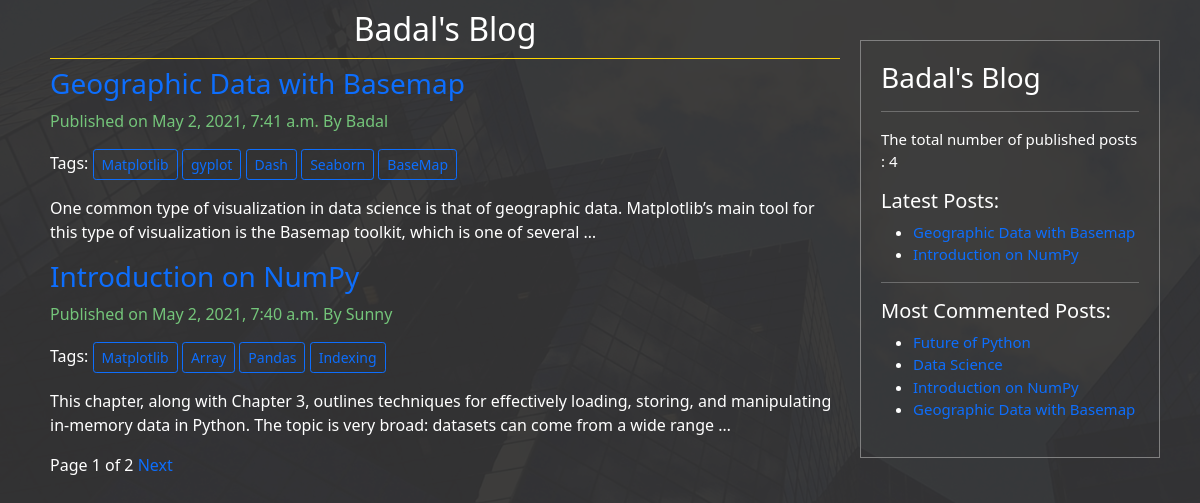
The page / on the database its author committed.
### testApp/models.py (models this page shows, shortened)
class Post(models.Model):
    STATUS_CHOICES = (('drfat','Draft'),('published','Published'))
    title = models.CharField(max_length=256)
    slug = models.SlugField(max_length=256, unique_for_date='publish')
    author = models.ForeignKey(User, related_name='blog_posts',on_delete=models.CASCADE)
    body = models.TextField()
    publish = models.DateTimeField(default=timezone.now)
    created = models.DateTimeField(auto_now_add=True)
    updated = models.DateTimeField(auto_now=True)
    status = models.CharField(max_length=10, choices=STATUS_CHOICES, default='draft')
    objects = CustomManager()
    tags = TaggableManager()
    class Meta:
        ordering=('-publish',)
    def get_absolute_url(self):
        return reverse('post_detail',args=[self.publish.year,self.publish.strftime('%m'),self.publish.strftime('%d'),self.slug])

### testApp/views.py (the view)
# urls.py: path('',views.post_list_view),
def post_list_view(request, tag_slug=None):
    post_list = Post.objects.all()
    tag=None
    if tag_slug:
        tag=get_object_or_404(Tag, slug=tag_slug)
        post_list=post_list.filter(tags__in=[tag])
    paginator=Paginator(post_list, 2)
    page_number=request.GET.get('page')
    try:
        post_list=paginator.page(page_number)
    except PageNotAnInteger:
        post_list=paginator.page(1)
    except EmptyPage:
        post_list=paginator.page(paginator.num_pages)
    return render(request, 'testApp/post_list.html',{'post_list':post_list,'tag':tag})

### testApp/models.py (called while the page is built)
    def get_queryset(self):
        return super().get_queryset().filter(status='published')

### testApp/templatetags/blog_tags.py (called while the page is built)
@register.simple_tag
def total_posts():
    return Post.objects.count()

@register.inclusion_tag('testApp/latest_posts123.html')
def show_latest_posts(count=3):
    latest_posts=Post.objects.order_by('-publish')[:count]
    return {'latest_posts':latest_posts}

@register.simple_tag
def get_most_commented_posts(count=5):
    return Post.objects.annotate(total_comments=Count('comments')).order_by('-total_comments')[:count]

### templates/testApp/post_list.html (shortened to what this page needs)
{% extends 'testApp/base.html' %}
{% block content %}
    <h2>Badal's Blog</h2>
    {% for post in post_list %}
        <a href="{{post.get_absolute_url}}"><h3>{{post.title}}</h3></a>
        <p class="author">Published on {{post.publish}} By {{post.author|title}}</p>
        <p>Tags:
            {% for tag in post.tags.all %}
              <a href="{%url 'post_list_by_tag_name' tag.slug %}" class="btn btn-sm btn-outline-primary">{{tag.name}}</a>
            {% endfor %}
        </p>
        {{post.body|truncatewords:30|linebreaks}}
    {% endfor %}
    {% include 'testApp/pagination.html' with page=post_list%}
{% endblock %}

### templates/testApp/base.html (shortened to what this page needs)
<!DOCTYPE html>
{% load blog_tags %}
{% load static %}
<html lang="en">
<head>
    <link href="https://cdn.jsdelivr.net/npm/bootstrap@5.0.0-beta3/dist/css/bootstrap.min.css" rel="stylesheet">
    <link rel="stylesheet" href="{% static 'css/base.css' %}">
</head>
<body>
    <div class="content">
        {% block content %}
        {% endblock %}
    </div>
    <div class="sidebar">
        <h3>Badal's Blog</h3><hr>
        <p>The total number of published posts : {% total_posts%}</p>
        <h5>Latest Posts:</h5>
        {% show_latest_posts 2%} <hr>
        <h5>Most Commented Posts:</h5>
        {% get_most_commented_posts as most_commented_posts %}
        <ul>
            {% for post in most_commented_posts %}
            <li>
                <a href="{{post.get_absolute_url}}">{{post.title}}</a>
            </li>
            {% endfor %}
        </ul>
    </div>
</body>
</html>

### templates/testApp/pagination.html (shortened to what this page needs)
 <div class="paginator">
    <span>Page {{page.number}} of {{page.paginator.num_pages}}</span>
   {% if page.has_next %}
   <a href="?page={{page.next_page_number}}">Next</a>
   {% endif %}
</div>

### templates/testApp/latest_posts123.html
<ul>
    {% for post in latest_posts %}
        <li>
            <a href="{{post.get_absolute_url}}">{{post.title}}</a>
        </li>
    {% endfor %}
</ul>

### static/css/base.css (style rules this page uses)
body { background-image: url('image.png'); color:white; }
.content { width: 70%; height: 100%vh; float: left; padding: 0 0 0 50px; }
.sidebar { width: 25%; height: 100%vh; float: right; padding:20px; border:1px solid grey; font-size: 15px; margin-right: 40px; margin-top: 40px; }
h2 { text-align: center; border-bottom: 1px solid gold; padding: 10px; }
.author { color:rgb(116, 197, 122); }
a { text-decoration: none; }

### rows shown on the page
Post: title "Geographic Data with Basemap", publish "May 2, 2021, 7:41 a.m.", author "Badal", body "One common type of visualization in data science is that of geographic data. Matplotlib’s main tool for this type of visualization is the Basemap toolkit, which is one of several …"
Tag: name "Matplotlib"
Tag: name "gyplot"
Tag: name "Dash"
Tag: name "Seaborn"
Tag: name "BaseMap"
Post: title "Introduction on NumPy", publish "May 2, 2021, 7:40 a.m.", author "Sunny", body "This chapter, along with Chapter 3, outlines techniques for effectively loading, storing, and manipulating in-memory data in Python. The topic is very broad: datasets can come from a wide range …"
Tag: name "Array"
Tag: name "Pandas"
Tag: name "Indexing"
Post: title "Future of Python"
Post: title "Data Science"

### other values the page prints
{{ page.number }} "1"
{{ page.paginator.num_pages }} "2"
